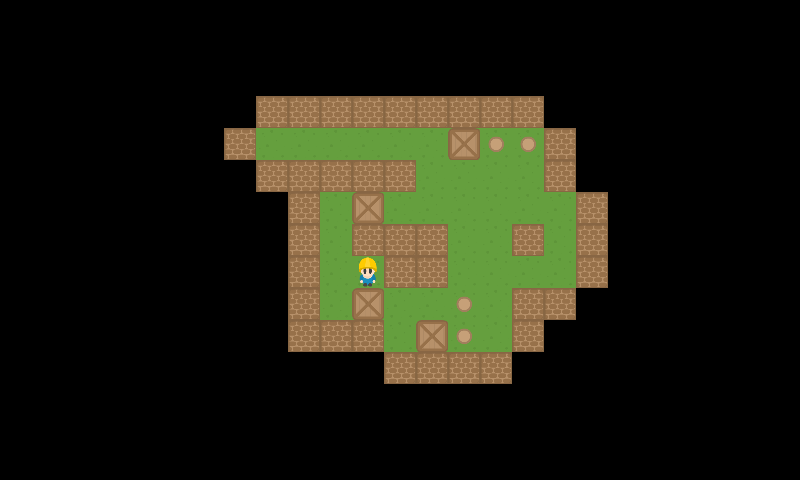

A level layout from a 2D game, rendered from its tile map. Below: a short description, then the map file with tile-grid data replaced by summaries:
An orthogonal 25x15 tile map with 32x32 px tiles, 2 tile layers (StaticMap, Objetos).

<map version="1.0" orientation="orthogonal" renderorder="right-down" width="25" height="15" tilewidth="32" tileheight="32">
 <tileset firstgid="1" source="Tileset.tsx" />
 <layer name="StaticMap" width="25" height="15">
  <data>[375 cells, 81 non-empty, 2 distinct tile ids]</data>
 </layer>
 <layer name="Objetos" width="25" height="15">
  <data>[375 cells, 9 non-empty, 3 distinct tile ids]</data>
 </layer>
</map>
